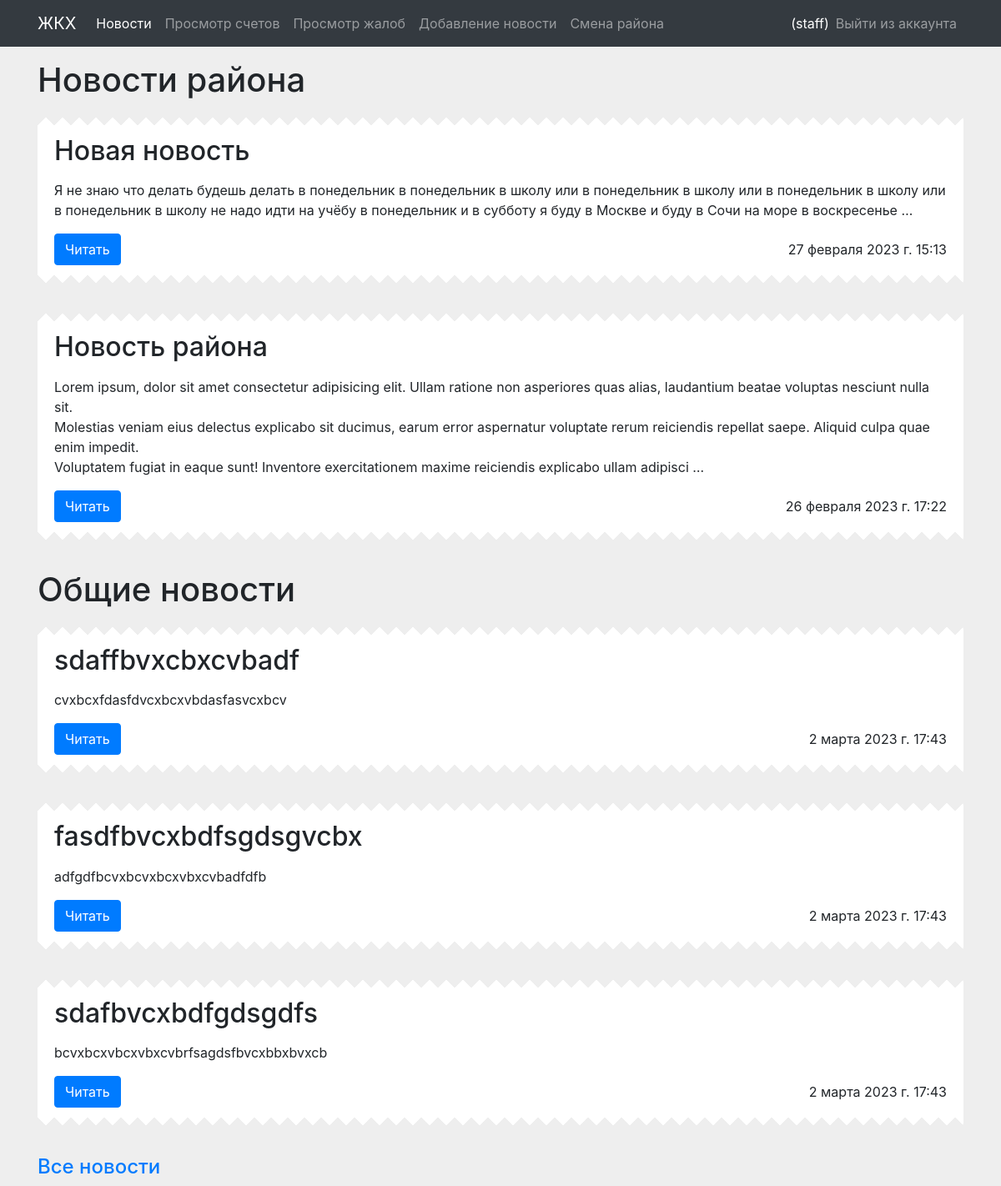
The app's page / (signed in) with its own data.
### main/models.py (models this page shows, shortened)
class CustomUser(AbstractUser):
    address = models.CharField("Адрес", max_length=100, null=False, blank=False, unique=True)
    district = models.ForeignKey(District, on_delete=models.CASCADE, default='1')
    allows = models.CharField("Разрешение", max_length=1, null=False, blank=False, default='1')
    email = models.EmailField("Почта",null=False, blank=False, unique=True)
    want_staff = models.BooleanField("Хочет быть админом", default=False)
    objects = CustomUserManager()
    REQUIRED_FIELDS = []

class New(models.Model):
    title = models.CharField('Название', max_length=200, null=False, blank=False)
    text = models.TextField('Содержание', null=False, blank=False)
    district = models.ForeignKey(District, on_delete=models.CASCADE, default='1')
    time_create = models.DateTimeField(auto_now_add = True)

### main/views.py (the view)
# urls.py: path('', views.news, name = 'news'),
def news(request):
    all_news = New.objects.filter(district = 1).order_by('-time_create')[:3]
    dist_news = None
    reports = None
    if request.user.is_authenticated:
        dist_news = New.objects.filter(district = request.user.district).order_by('-time_create')[:3]
        if request.user.allows == '1':
            reports = Report.objects.filter(address = request.user.address, vision = '2').order_by('-time_create')[:3]
    return render(request, 'main/news.html', {
        'title': 'Новости',
        'all_news': all_news,
        'dist_news': dist_news,
        'reports': reports,
        })

### templates/main/news.html (shortened to what this page needs)
{% extends 'page.html' %}
{% block content %}
<div class="container">
    {% if user.is_authenticated and user.allows != '3' and dist_news.exists %}
    <h1>Новости района</h1>
    {% for el in dist_news %}
        <div class="row">
            <div class="col">
                <div class="alert bg-news" role="alert">
                    <h2 class="alert-heading">{{ el.title }}</h2>
                    <p>{{ el.text|linebreaks|truncatewords:50 }}</p>
                    <div class="d-flex justify-content-between align-items-center">
                        <a href="{% url 'new' el.pk %}" class = 'btn btn-primary '>Читать</a>
                        {{el.time_create}}
                    </div>
                </div>
            </div>
        </div>
    {% endfor %}
    {% endif %}
    <h1>Общие новости</h1>
    {% for el in all_news %}
        <div class="row">
            <div class="col">
                <div class="alert bg-news" role="alert">
                    <h2 class="alert-heading">{{ el.title }}</h2>
                    <p>{{ el.text|linebreaks|truncatewords:50 }}</p>
                    <div class="d-flex justify-content-between align-items-center">
                        <a href="{% url 'new' el.pk %}" class = 'btn btn-primary'>Читать</a>
                        {{el.time_create}}
                    </div>
                </div>
            </div>
        </div>
    {% endfor %}
    <h4><a href="{% url 'all_news' %}">Все новости</a></h4>
</div>
{% endblock %}

### templates/page.html (shortened to what this page needs)
<!DOCTYPE html>
<html lang="en">
<head>
    <link rel="stylesheet" href="https://cdn.jsdelivr.net/npm/bootstrap@4.0.0/dist/css/bootstrap.min.css">
    {% load static %}
    <link rel="stylesheet" href={% static "css/style.css" %}>
</head>
<body>
<nav class="navbar navbar-expand-lg bg-dark navbar-dark mb-3">
    <div class="container">
        <a class="navbar-brand" href="{% url 'news' %}">ЖКХ</a>
    <div class="collapse navbar-collapse" id="navbarSupportedContent">
        <ul class="navbar-nav mr-auto">
            <li class="nav-item {% if title == 'Новости'%}active {%endif%}">
                <a class="nav-link" href="{% url 'news' %}">Новости</a>
            </li>
            {%if user.allows == '1' %}
            <li class="nav-item {% if title == 'Ваши счета'%}active {%endif%}">
                <a class="nav-link" href="{% url 'bill' user.id %}">Просмотр счетов</a>
            </li>
            <li class="nav-item {% if title == 'Создание жалобы'%}active {%endif%}">
                <a class="nav-link" href="{% url 'create_report' %}">Оставить жалобу</a>
            </li>
            <li class="nav-item {% if title == 'Мои жалобы'%}active {%endif%}">
                <a class="nav-link" href="{% url 'my_reports' %}">Мои жалобы</a>
            </li>
            {% elif user.allows == '2' %}
            <li class="nav-item {% if title == 'Счета'%}active {%endif%}">
                <a class="nav-link" href="{% url 'bills' %}">Просмотр счетов</a>
            </li>
            <li class="nav-item {% if title == 'Жалобы'%}active {%endif%}">
                <a class="nav-link" href="{% url 'reports' %}">Просмотр жалоб</a>
            </li>
            <li class="nav-item {% if title == 'Создание новости'%}active {%endif%}">
                <a class="nav-link" href="{% url 'create_new' %}">Добавление новости</a>
            </li>
            <li class="nav-item {% if title == 'Смена района'%}active {%endif%}">
                <a class="nav-link" href="{% url 'change_district' %}">Смена района</a>
            </li>
            {% endif %}
        </ul>
        <div class = "navbar-nav form-inline my-2 my-lg-0 ">
            {% if user.is_authenticated %}
                <a class="text-white" href="{% url 'account' %}">({{ user.username }})</a>
                <a class="nav-link" href="{% url 'logout' %}">Выйти из аккаунта</a>
            {% else %}
                <a class="nav-link" href="{% url 'login' %}">Войти в аккаунт</a>
            {% endif %}
        </div>
    </div>
    </div>
</nav>
    {% block content %}
    {% endblock %}
</body>
</html>

### main/static/css/style.css (style rules this page uses)
body { background-color: #eee; }
h1 { margin-bottom: 20px; }
.bg-news { border-top: 10px solid transparent; border-bottom: 10px solid transparent; border-left: 0; border-right: 0; background-image: linear-gradient(white, white), linear-gradient(to bottom right, transparent 50.5%, white 50.5%), linear-gradient(to bottom left, transparent 50.5%, white 50.5%), linear-gradient(to top right, transparent 50.5%, white 50.5%), linear-gradient(to top left, transparent 50.5%, white 50.5%); background-repeat: repeat, repeat-x, repeat-x, repeat-x, repeat-x; background-position: 0 0, 10px 0, 10px 0, 10px 100%, 10px 100%; background-size: auto auto, 20px 20px, 20px 20px, 20px 20px, 20px 20px; background-clip: padding-box, border-box, border-box, border-box, border-box; background-origin: padding-box, border-box, border-box, border-box, border-box; margin-bottom: 35px; }

### records on screen
CustomUser: username "staff"
New: title "Новая новость", text "Я не знаю что делать будешь делать в понедельник в понедельник в школу или в понедельник в школу или в понедельник в школу или в понедельник в школу не надо идти на учёбу в понедельник и в субботу я буду в Москве и буду в Сочи на море в воскресенье …", time_create "27 февраля 2023 г. 15:13"
New: title "Новость района", text "Lorem ipsum, dolor sit amet consectetur adipisicing elit. Ullam ratione non asperiores quas alias, laudantium beatae voluptas nesciunt nulla sit. Molestias veniam eius delectus explicabo sit ducimus, earum error aspernatur voluptate rerum reiciendis repellat saepe. Aliquid culpa quae enim impedit. Voluptatem fugiat in eaque sunt! Inventore exercitationem maxime reiciendis explicabo ullam adipisci …", time_create "26 февраля 2023 г. 17:22"
New: title "sdaffbvxcbxcvbadf", text "cvxbcxfdasfdvcxbcxvbdasfasvcxbcv", time_create "2 марта 2023 г. 17:43"
New: title "fasdfbvcxbdfsgdsgvcbx", text "adfgdfbcvxbcvxbcxvbxcvbadfdfb", time_create "2 марта 2023 г. 17:43"
New: title "sdafbvcxbdfgdsgdfs", text "bcvxbcxvbcxvbxcvbrfsagdsfbvcxbbxbvxcb", time_create "2 марта 2023 г. 17:43"
